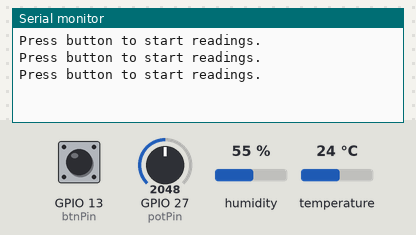
A sketch run on a simulated ESP32. On the bench: the last lines printed to the serial monitor. The inputs (shaded band) are chosen by the test bench; at power-on: GPIO 13 (btnPin) LOW, humidity 55 %, GPIO 27 (potPin) = 2048, temperature 24 °C.

Above: at 2.8 s.
2.9 s: GPIO 13 (btnPin) pulled HIGH for 1.2 s
At 3.4 s:
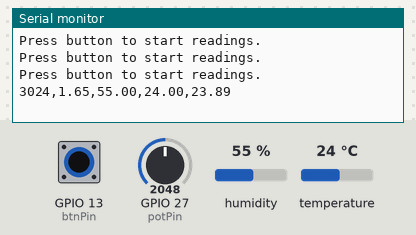
5.6 s: humidity set to 22 %
At 6.5 s:
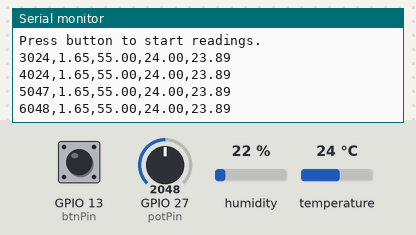
7.1 s: GPIO 27 (potPin) set to 2866
At 8.5 s:
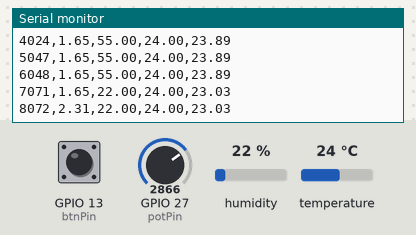
8.6 s: temperature set to 12 °C
At 9.9 s:
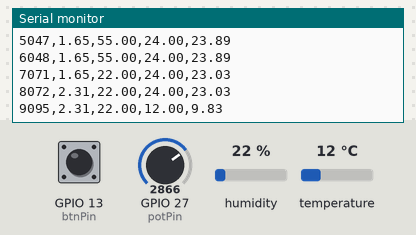
10.1 s: GPIO 27 (potPin) set to 3603
At 10.9 s:
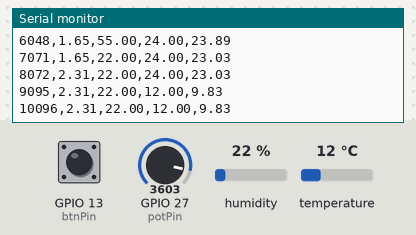
11.6 s: humidity set to 40 %
At 12.5 s:
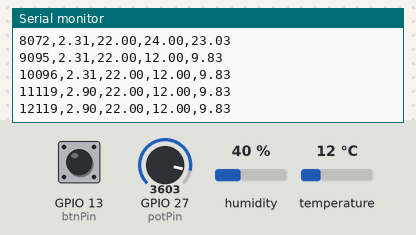
Timing chart, 0 to 14.1 s (numbered marks = the images above; inputs shaded):
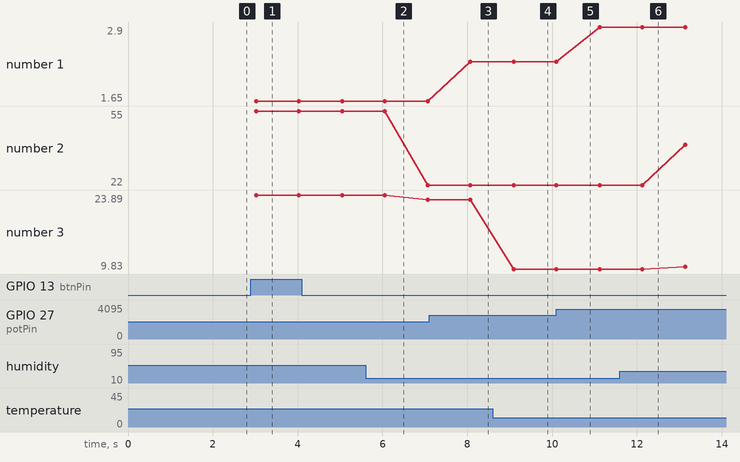

Measured:
- after the input at 2.9 s, the serial monitor: prints a new line after 0.12 s (image 1)
- after the input at 7.1 s, the serial monitor: prints a new line after 0.97 s (image 3)
- after the input at 8.6 s, the serial monitor: prints a new line after 0.50 s (image 4)
- plotted number 1: 1.65 → 2.31 after the input at 7.1 s, 2.31 → 2.9 after the input at 10.1 s
- plotted number 2: 55 → 22 after the input at 5.6 s, 22 → 40 after the input at 11.6 s
- plotted number 3: 23.89 → 23.03 after the input at 5.6 s, 23.03 → 9.83 after the input at 8.6 s, 9.83 → 10.3 after the input at 11.6 s

The sketch:

sensor_project.ino
```cpp
#include "DHT.h"

#define DHTPIN 32 //GPIO32
#define DHTTYPE DHT11

DHT dht(DHTPIN, DHTTYPE);

const int potPin = 27; //GPIO27
const int btnPin = 13; //GPIO13

int potValue = 0; // starting value
float voltage;
bool logging = false;

void setup() {
  Serial.begin(115200);
  pinMode(btnPin, INPUT);
  dht.begin();
}

void loop() {
  if (digitalRead(btnPin) == HIGH) // pressed button
  {
    logging = true;
  }

  if (logging){
    float h = dht.readHumidity();
    float t = dht.readTemperature();

    // Check if any reads failed and exit early (to try again).
    if (isnan(h) || isnan(t)) {
    Serial.println("Failed to read from DHT sensor!");
    delay(1000);
    return;
    }

    // Compute heat index in Celsius (isFahreheit = false)
  float hic = dht.computeHeatIndex(t, h, false);

    // Use potentiometer to simulate changes in voltage
    potValue = analogRead(potPin); // 0-4095
    voltage = potValue * (3.3 / 4095.0);

    // Print results in CSV friendly format
    Serial.print(millis()); // time
    Serial.print(",");
    Serial.print(voltage);
    Serial.print(",");
    Serial.print(h); // humidity
    Serial.print(",");
    Serial.print(t); // temperature
    Serial.print(",");
    Serial.println(hic); // heat index

    delay(1000);
    }
  else{
      Serial.println("Press button to start readings.");
      delay(1000);
  }
}
```
